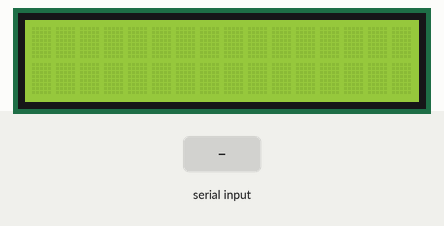
The sketch below on a simulated Arduino Uno, built with avr-gcc and run on an emulated ATmega328P. Parts: 16×2 character LCD. The inputs (shaded band) are chosen by the test bench. What the sketch prints to the serial monitor is not drawn.

Above: at 1.2 s.
1.3 s: "y" received over Serial
At 2.1 s:
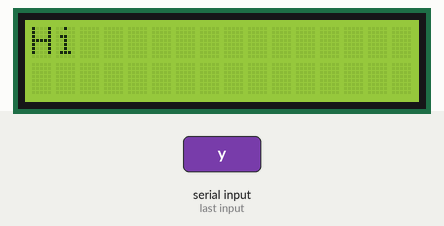
At 7.2 s:
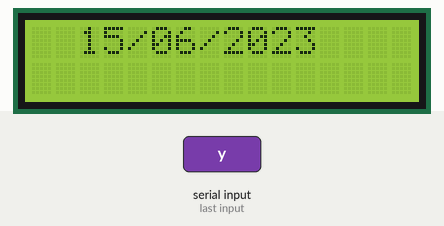
Timing chart, 0 to 8.7 s (numbered marks = the images above; inputs shaded):
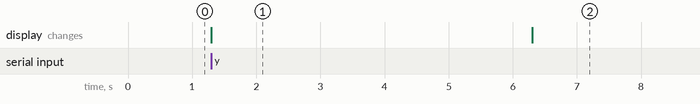

Measured:
- after the input at 1.3 s, the display: changes at once (image 1)
- what the display in image 1 shows lasts 5.0 s, from 1.3 s to 6.3 s

The sketch:

LCD.ino
```cpp
#include <LiquidCrystal.h>
LiquidCrystal lcd(7,9,10,11,12,13);

void setup() {
  lcd.begin(16,2);
  Serial.begin(9600);

}

void loop() {
  lcd.setCursor(0,0);
  if(Serial.available()>0){
    char input=Serial.read();
    Serial.println("Do you want to print \"Hi\"?");
    if(input=='y'){
      lcd.print("Hi");
      delay(3000);
    }
    delay(2000);
    lcd.setCursor(0,0);
    Serial.println("Do you want to print the date?");
    if(input=='y'){
      lcd.print("  15/06/2023");
      delay(3000);
    }
    lcd.setCursor(0,0);
    Serial.println("Do you want to print a greeting?");
    delay(2000);
    if(input=='y'){
      lcd.setCursor(0,1);
      lcd.print("Have a great day!");
      delay(3000);
    }
  }

}
```
